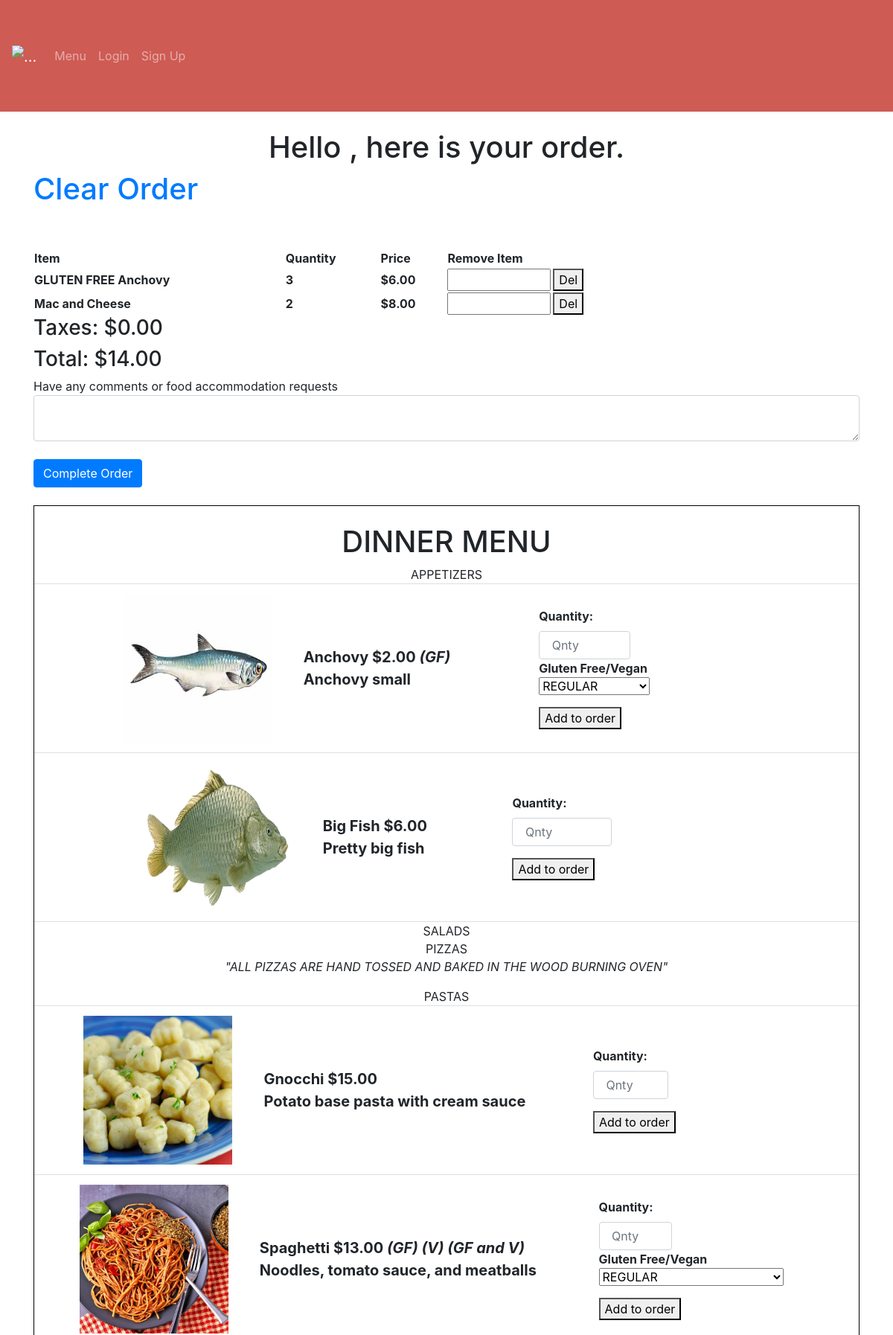
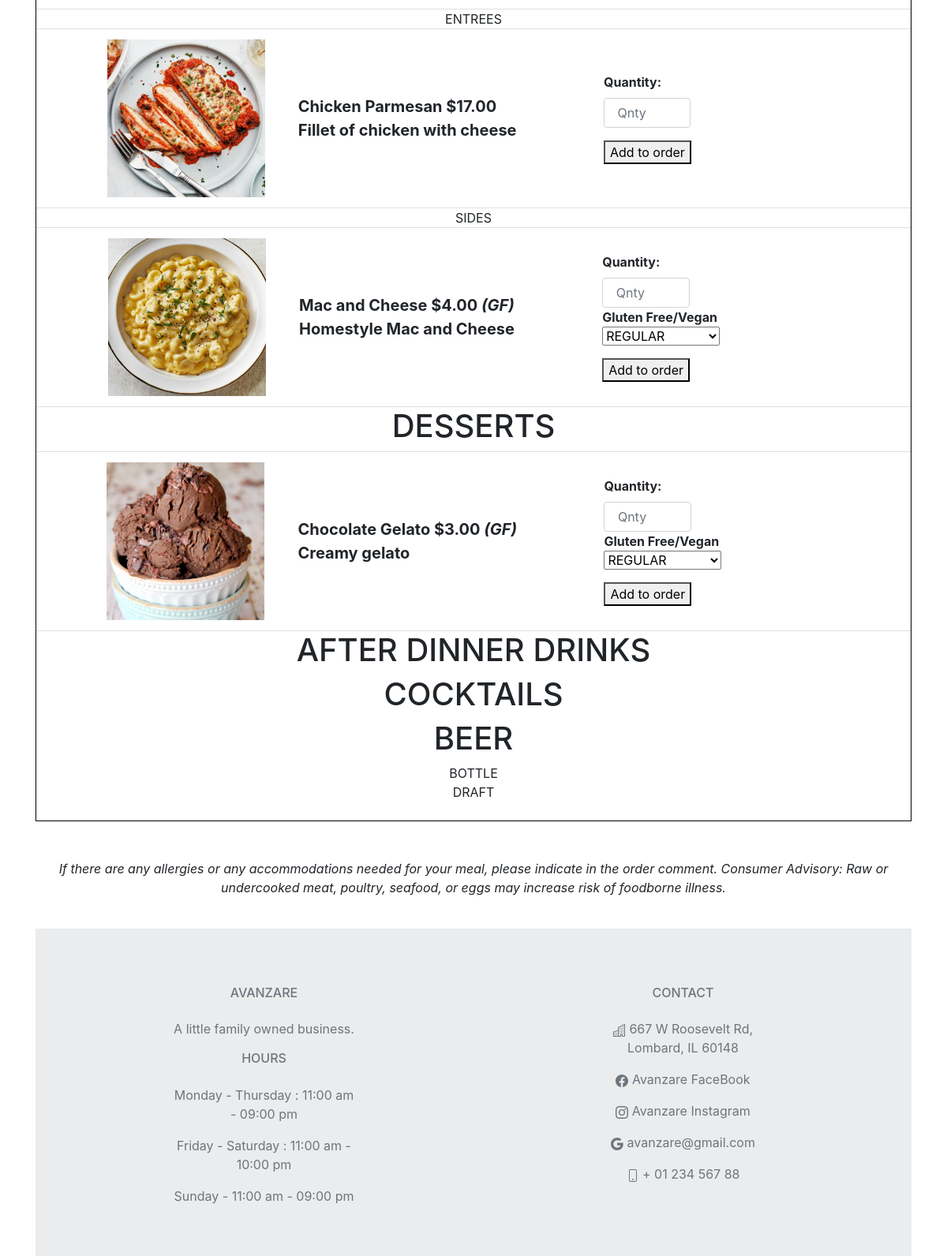
/refresh-order, run on the app's committed database (2 pictures, top to bottom).
### avanzareApp/models.py (models this page shows)
class Menu_order(db.Model):
    id = db.Column(db.Integer, primary_key=True)
    name = db.Column(db.String(150))
    price = db.Column(db.String(150))
    description = db.Column(db.String(10000))
    menu_type = db.Column(db.String(150))
    gluten_free = db.Column(db.String(150))
    vegan = db.Column(db.String(150))
    date = db.Column(db.DateTime(timezone=True), default=func.now())
    order_id = db.Column(db.Integer, db.ForeignKey('order.id'))

class Order(db.Model):
    id = db.Column(db.Integer, primary_key=True)
    name = db.Column(db.String(150))
    comment = db.Column(db.String(10000))
    taxes = db.Column(db.Float)
    total = db.Column(db.Float)
    date = db.Column(db.DateTime(timezone=True), default=func.now())
    user_id = db.Column(db.Integer, db.ForeignKey('user.id'))
    is_active = db.Column(db.String(10))
    items = db.relationship('Menu_order')

class Menu(db.Model):
    id = db.Column(db.Integer, primary_key=True)
    name = db.Column(db.String(150), unique=True)
    price = db.Column(db.String(150))
    description = db.Column(db.String(10000))
    menu_type = db.Column(db.String(150))
    gluten_free = db.Column(db.String(150))
    vegan = db.Column(db.String(150))
    date = db.Column(db.DateTime(timezone=True), default=func.now())
    user_id = db.Column(db.Integer, db.ForeignKey('user.id'))

### avanzareApp/views.py (the view, shortened to what this page needs)
@views.route('/refresh-order', methods=['GET', 'POST'])
def refresh_order():
    new_order = db.session.query(Order).order_by(Order.id.desc()).first()
    user = User.query.filter(User.email == 'headChef@gmail.com').first()
    items = Menu.query.filter_by(user_id=user.id).order_by(Menu.name).all()
    return render_template("order.html", items=items, new_order=new_order, user=current_user)

### avanzareApp/templates/order.html (shortened to what this page needs)
{% extends "base.html" %} {% block title %}Home{% endblock %}
{% block content %}
<h1 align="center"> Hello {{ user.first_name }}, here is your order. </h1>
<h1><a id="order" href="/order">Clear Order</a></h1>
{% set lst =  [] %}
<table style="width:100%">
    <tr>
        <th>Item</th>
        <th>Quantity</th>
        <th>Price</th>
        <th>Remove Item</th>
    </tr>
    {% for item in new_order.items %}
        {% set count = namespace(value=0) %}
        {% set print_once = 1 %}
        {% if item.name not in lst %}
            {% for item_count in new_order.items %}
                {% if item.name == item_count.name %}
                    {% set count.value = count.value + 1 %}
                {% endif %}
            {% endfor %}
            {% if print_once == 1 %}
                <tr>
                    <th>{{ item.name }}</th>
                    <th>{{ count.value }}</th>
                    {% set tmp = (item.price | float) %}
                    <th>{{ "${:,.2f}".format(count.value * tmp) }}</th>
                    <th>
                    <form action="/add-to-order/{{ new_order.id }}" method="POST">
                        <input style="width: 25%"
                               type="delete_quantity"
                               id="delete_quantity"
                               name="delete_quantity"/>
                        <button>Del</button>
                    </form>
                    </th>
                </tr>
                <br />
            {% endif %}
            {% set print_once = 1 %}
        {% endif %}
    {% endfor %}
</table>
{% if "${:,.2f}".format(new_order.taxes) == "$-0.00" %}
    <h3>Taxes: $0.00</h3>
{% else %}
    <h3>Taxes: {{ "${:,.2f}".format(new_order.taxes) }}</h3>
{% endif %}
{% if "${:,.2f}".format(new_order.total + new_order.taxes) == "$-0.00" %}
   <h3>Total: $0.00</h3>
{% else %}
    <h3>Total: {{ "${:,.2f}".format(new_order.total + new_order.taxes) }}</h3>
{% endif %}
<form method="POST">
    <div>Have any comments or food accommodation requests</div>
    <textarea name="comment" id="comment" class="form-control"></textarea>
    <br />
    <button type="submit" class="btn btn-primary">Complete Order</button>
</form>
<br />
<div class="blackLine">
    <br />
    <h1 align="center"> DINNER MENU </h1>
    <ul class="list-group list-group-flush" id="items">
        {% set gf = "(GF)" %}
        {% set v = "(V)" %}
        {% set gfv = "(GF and V)" %}
        {% set print_once = 1 %}
        {% for menu in ["APPETIZERS", "SALADS", "PIZZAS", "PASTAS", "ENTREES", "SIDES", "DESSERT MENU", "AFTER DINNER DRINKS", "COCKTAILS", "BOTTLE", "DRAFT"] %}
            {% if print_once == 1 %}
                {% if menu == "DESSERT MENU" %}
                    <h1 align="center"> DESSERTS </h1>
                    {% set print_once = 0 %}
                {% elif menu == "AFTER DINNER DRINKS" %}
                    <h1 align="center"> AFTER DINNER DRINKS </h1>
                    {% set print_once = 0 %}
                {% elif menu == "COCKTAILS" %}
                    <h1 align="center"> COCKTAILS </h1>
                    {% set print_once = 0 %}
                {% elif menu == "BOTTLE" %}
                    <h1 align="center"> BEER </h1>
                    <div align="center">{{ menu }}</div>
                    {% set print_once = 0 %}
                {% else %}
                    <div align="center">{{ menu }}</div>
                    {% if menu == "PIZZAS" %}
                        <p align="center"><i>"ALL PIZZAS ARE HAND TOSSED AND BAKED IN THE WOOD BURNING OVEN"</i></p>
                    {% endif %}
                    {% set print_once = 0 %}
                {% endif %}
            {% endif %}
            {% for item in items %}
                {% if item.menu_type == menu %}
                    <li class="list-group-item">
                        <table style="width:100%">
                            <tr>
                                <th>
                                    {% set tmp = item.name + '.jpg' %}
                                    <div align="right">
                                        <img class="img-responsive" src="{{ url_for('views.send_image', filename=tmp) }}" width="200" height="200">
                                    </div>
                                </th>
                                <th>
                                    <div class="text">
                                        {{ item.name }}
                                        {% set tmp = "$" + (item.price | string) %}
                                        {{ tmp }}
                                        {% if item.gluten_free == "GLUTEN FREE" %}
                                            <i>{{ gf }}</i>
                                        {% endif %}
                                        {% if item.vegan == "VEGAN" %}
                                            <i>{{ v }}</i>
                                        {% endif %}
                                        {% if (item.gluten_free == "GLUTEN FREE") and (item.vegan == "VEGAN") %}
                                            <i>{{ gfv }}</i>
                                        {% endif %}
                                        <br />
                                        {{ item.description }}
                                        <br />
                                    </div>
                                </th>
                                <th>
                                    <form action="/add-to-order/{{ new_order.id }}" method="POST">
                                        <div class="form-group">
                                            <label for="quantity">Quantity: </label>
                                            <input  style="width: 30%"
                                                    type="quantity"
                                                    class="form-control"
                                                    id="quantity"
                                                    name="quantity"
                                                    placeholder=" Qnty"
                                            />
                                            {% if (item.gluten_free == "GLUTEN FREE") or (item.vegan == "VEGAN") %}
                                                <div>Gluten Free/Vegan</div>
                                                    <select class="selectpicker" type="dish_accommodation" id="dish_accommodation" name="dish_accommodation">
                                                        <optgroup label="CHOOSE ONE" >
                                                            <option>REGULAR</option>
                                                        </optgroup>
                                                    </select>
                                            {% endif %}
                                        </div>
                                        <button>Add to order</button>
                                    </form>
                                </th>
                            </tr>
                        </table>
                    </li>
                {% endif %}
            {% endfor %}
            {% set print_once = 1 %}
        {% endfor %}
    </ul>
    <br />
</div>
<br />
<br />
<p align="center"><i>If there are any allergies or any accommodations needed for your meal, please indicate in the order
comment. Consumer Advisory: Raw or undercooked meat, poultry, seafood, or eggs may increase risk of foodborne illness.</i></p>
{% include "footer.html" %}
{% endblock %}

### avanzareApp/templates/base.html (shortened to what this page needs)
<!DOCTYPE html>
<html lang="en">
<head>
    <link
      rel="stylesheet"
      href="https://stackpath.bootstrapcdn.com/bootstrap/4.4.1/css/bootstrap.min.css"
    />
    <link
      rel="stylesheet"
      href="https://stackpath.bootstrapcdn.com/font-awesome/4.7.0/css/font-awesome.min.css"
    />
    <link rel="stylesheet" href="style.css">
</head>
<body>
    <nav class="navbar navbar-expand-lg navbar-dark">
        <a class="navbar-brand" href="#" align="center">
            <img src="https://scontent-ort2-1.xx.fbcdn.net/v/t39.30808-6/305351972_506911318104588_5349177257008154172_n.jpg?_nc_cat=102&ccb=1-7&_nc_sid=09cbfe&_nc_ohc=TMH18Lg-NkcAX_uUgfP&_nc_ht=scontent-ort2-1.xx&oh=00_AfB37BpFxG2Np-d_dQ3aKFYDJF_Lk9r4_2jDBgBOo4qv8w&oe=637046EB" alt="..." height="100">
        </a>
        <div class="collapse navbar-collapse" id="navbar">
            <div class="navbar-nav">
                {% if user.is_authenticated %}
                    {% if user.email == "headChef@gmail.com" %}
                        <a class="nav-item nav-link" id="edit_menu" href="/add-menu-item">Edit Menu</a>
                        <a class="nav-item nav-link" id="view_orders" href="/view-orders">View Orders</a>
                        <a class="nav-item nav-link" id="create_news" href="/create-news">Create News</a>
                    {% endif %}
                    <a class="nav-item nav-link" id="user_home" href="/user_home">User Home</a>
                    <a class="nav-item nav-link" id="order" href="/order">Order</a>
                    <a class="nav-item nav-link" id="logout" href="/logout">Logout</a>
                {% else %}
                    <a class="nav-item nav-link" id="menu" href="/start_page">Menu</a>
                    <a class="nav-item nav-link" id="login" href="/login">Login</a>
                    <a class="nav-item nav-link" id="signup" href="/sign-up">Sign Up</a>
                {% endif %}
            </div>
        </div>
    </nav>
    <br />
    <div class="container">
    {% block content %}
    {% endblock %}
    </div>
</body>
</html>

### avanzareApp/templates/footer.html (shortened to what this page needs)
<!DOCTYPE html>
<html lang="en">
<head>
</head>
<body>
    <br />
    <footer class="text-center text-lg-start bg-light text-muted">
        <div class="text-center p-4" style="background-color: rgba(0, 0, 0, 0.05);">
            <section class="">
                <div class="container text-center text-md-start mt-5">
                    <div class="row mt-3">
                        <div class="col-md-3 col-lg-4 col-xl-3 mx-auto mb-4">
                            <h6 class="text-uppercase fw-bold mb-4">Avanzare</h6>
                            <p>A little family owned business.</p>
                            <h6 class="text-uppercase fw-bold mb-4">Hours</h6>
                            <p>Monday - Thursday : 11:00 am - 09:00 pm
                            <p>Friday - Saturday : 11:00 am - 10:00 pm</p>
                            <p>Sunday - 11:00 am - 09:00 pm</p>
                        </div>
                        <div class="col-md-4 col-lg-3 col-xl-3 mx-auto mb-md-0 mb-4">
                            <h6 class="text-uppercase fw-bold mb-4">Contact</h6>
                            <p>
                                667 W Roosevelt Rd, Lombard, IL 60148
                            </p>
                            <p>
                                <a class="text-reset fw-bold" href="https://www.facebook.com/avanzarerestaurant/">Avanzare FaceBook</a>
                            </p>
                            <p>
                                <a class="text-reset fw-bold" href="https://www.instagram.com/avanzarerestaurant/?hl=en">Avanzare Instagram</a>
                            </p>
                            <p>
                                avanzare@gmail.com
                            </p>
                            <p>
                                + 01 234 567 88
                            </p>
                        </div>
                    </div>
                </div>
            </section>
        </div>
    </footer>
</body>
</html>

### avanzareApp/templates/base.html (style rules this page uses)
.navbar-dark { background:#CE5B54; }
.blackLine { border:1px solid black; }
.text { font-size: 20px; padding-left: 40px; }
nav { height:150px; }

### data on the page
Menu_order: name "GLUTEN FREE Anchovy", value "3", value "$6.00"
Menu_order: name "Mac and Cheese", value "2", value "$8.00"
Order: taxes "$0.00", new_order.total+new_order.taxes "$14.00"
Menu: shows a picture, name "Anchovy", tmp "$2.00", gf "(GF)", description "Anchovy small"
Menu: shows a picture, name "Big Fish", id "$6.00", description "Pretty big fish"
Menu: shows a picture, name "Gnocchi", tmp "$15.00", description "Potato base pasta with cream sauce"
Menu: shows a picture, name "Spaghetti", tmp "$13.00", gf "(GF)", v "(V)", gfv "(GF and V)", description "Noodles, tomato sauce, and meatballs"
Menu: shows a picture, name "Chicken Parmesan", tmp "$17.00", description "Fillet of chicken with cheese"
Menu: shows a picture, name "Mac and Cheese", tmp "$4.00", gf "(GF)", description "Homestyle Mac and Cheese"
Menu: shows a picture, name "Chocolate Gelato", id "$3.00", gf "(GF)", description "Creamy gelato"

### other printed values
{{ menu }} "APPETIZERS" "SALADS" "PIZZAS" "PASTAS" "ENTREES" "SIDES" "DRAFT"
{{ menu }} "BOTTLE"
